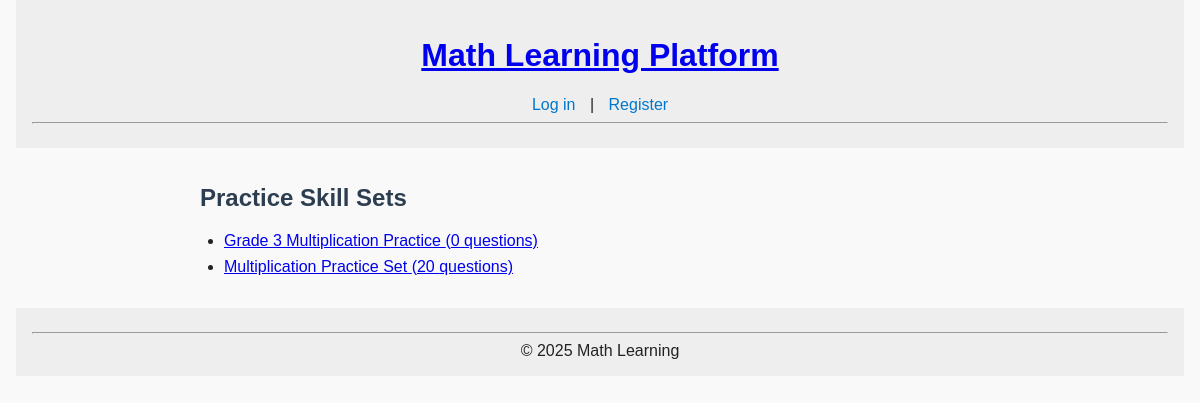
The page /practice/skills/ on the database as committed earlier.
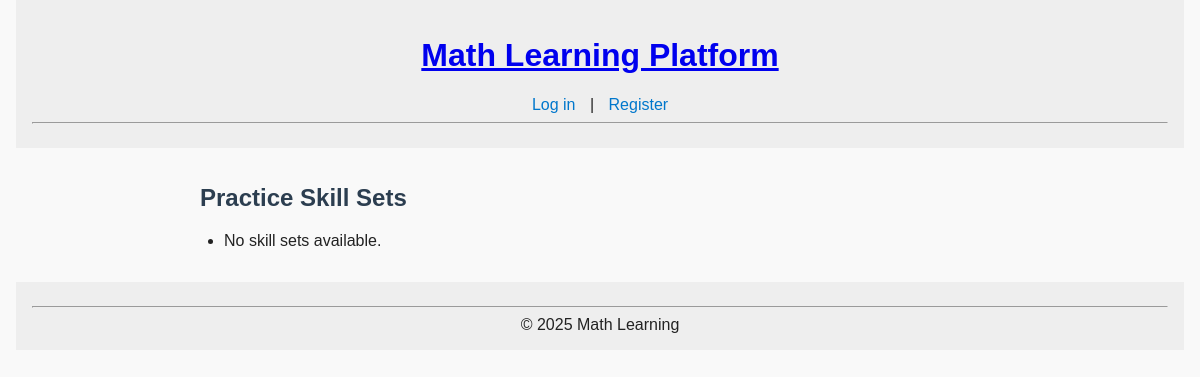
The same page on the database as committed later.
### practice/models.py (models this page shows, shortened)
class SkillSet(models.Model):
    title = models.CharField(max_length=50)
    description = models.TextField()
    related_standards = models.ManyToManyField(Standard)

### practice/views.py (the view)
# urls.py: path("skills/", views.skillset_list, name="skillset_list"),
def skillset_list(request):
    return render(request, "practice/skillset_list.html", {"skillsets": SkillSet.objects.all()})

### practice/templates/practice/skillset_list.html (shortened to what this page needs)
{% extends "base.html" %}
{% block content %}
<h2>Practice Skill Sets</h2>
<ul>
  {% for ss in skillsets %}
    <li>
      <a href="{% url 'practice:start' ss.id %}">
        {{ ss.title }} ({{ ss.practice_questions.count }} questions)
      </a>
    </li>
  {% empty %}
    <li>No skill sets available.</li>
  {% endfor %}
</ul>
{% endblock %}

Rows that differ between the two databases and show on the page:
removed SkillSet: title "Grade 3 Multiplication Practice", practice_questions.count "0"
removed SkillSet: title "Multiplication Practice Set", practice_questions.count "20"
Other text that changed with them:
text now shown: "No skill sets available."
